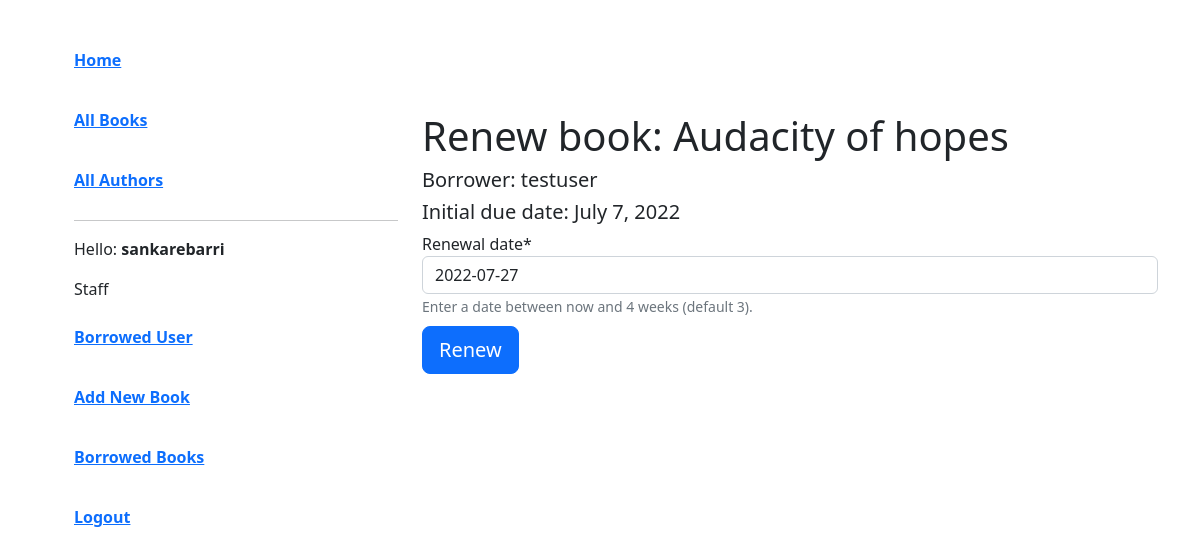
The app's page /users/renew-book/1/renew/ (signed in) with its own data.
### catalog/models.py (models this page shows, shortened)
class BookInstance(models.Model):
    book = models.ForeignKey(Book, on_delete=models.RESTRICT, null=True)
    due_back = models.DateField(null=True, blank=True)
    LOAN_STATUS = (
        ('o', 'On loan'),
        ('m', 'Maintenance'),
        ('a', 'Available'),
        ('r', 'Reserved'),
    )
    status = models.CharField(choices=LOAN_STATUS, max_length=1, blank=True,
                                default='m', help_text='Book availability'
    )
    borrower = models.ForeignKey(User, on_delete=models.SET_NULL, null=True, blank=True)
    class Meta:
        permissions = (('can_mark_returned', 'Set book as returned'), ('can_see_borrower', 'Can see book borrower'),)

class Book(models.Model):
    book_id = models.UUIDField(primary_key=True, default=uuid.uuid4, help_text='unique ID for this book')
    title = models.CharField(max_length=200)
    author = models.ForeignKey(Author, on_delete=models.SET_NULL, null=True)
    isbn = models.IntegerField('ISBN', unique=True, help_text='13 unique integers')
    imprint = models.CharField(max_length=50)
    published_date = models.DateField()
    added_date = models.DateField(auto_now_add=True)
    summary = models.TextField(max_length=1000, help_text='Enter the book summary here')
    genre = models.ManyToManyField(Genre)
    language = models.ForeignKey(Language, on_delete=models.SET_NULL, null=True)
    slug = models.SlugField(null=True, unique=True, blank=True)

### users/views.py (the view)
# urls.py: path('renew-book/<int:pk>/renew/', views.renew_book_librarian, name='renew-book'),
@login_required
@permission_required('catalog.can_mark_returned', raise_exception=True)
def renew_book_librarian(request, pk):
    book_instance = get_object_or_404(BookInstance, pk=pk)
    if request.method == "POST":
        form = RenewBookForm(request.POST)
        if form.is_valid():
            book_instance.due_back = form.cleaned_data['renewal_date']
            if book_instance.due_back < datetime.date.today():
                messages.info(request, 'Invalid date - renewal in past')
                return redirect("renew-book", pk=pk)
            if book_instance.due_back > (datetime.date.today() + datetime.timedelta(weeks=4)):
                messages.info(request, 'Invalid date - renewal more than 4 weeks ahead')
                return redirect("renew-book", pk=pk)
            book_instance.save()
            return redirect('borrowed-books')
    else:
        proposed_renewal_date = datetime.date.today() + datetime.timedelta(weeks=3)
        form = RenewBookForm(initial={'renewal_date':proposed_renewal_date})
    context = {
        'form':form,
        'book_instance':book_instance,
    }
    return render(request, 'users/book_renew_librarian.html', context)

### users/forms.py (shortened to what this page needs)
class RenewBookForm(forms.ModelForm):
    renewal_date = forms.DateField(help_text="Enter a date between now and 4 weeks (default 3).")
    class Meta:
        model = BookInstance
        fields = ['renewal_date']

### templates/users/book_renew_librarian.html (shortened to what this page needs)
{% extends "base.html" %}
{% load crispy_forms_tags %}
{% block content %}
<h1>Renew book: {{ book_instance.book.title }}</h1>
<h5>Borrower: {{ book_instance.borrower }}</h5>
<h5>Initial due date: {{ book_instance.due_back }}</h5>
<form method="POST">
  {{ form|crispy }}
  <input class="btn btn-primary btn-lg mt-2" type="submit" value="Renew">
</form>
{% endblock %}

### templates/base.html (shortened to what this page needs)
{% load static %}
<!doctype html>
<html lang="en">
  <head>
    <link href="https://cdn.jsdelivr.net/npm/bootstrap@5.2.0-beta1/dist/css/bootstrap.min.css" rel="stylesheet">
    <link rel="stylesheet" href="{% static 'css/style.css' %}">
  </head>
  <body>
    <div class="container">
      <div class="row">
        <div class="col-4">
          <ul>
            <li><a href="{% url 'home' %}">Home</a></li>
            <li><a href="{% url 'all-books' %}">All Books</a></li>
            <li><a href="{% url 'all-authors' %}">All Authors</a></li>
            <hr>
            {% if user.is_authenticated %}
              <p>Hello: <strong>{{user.get_username}}</strong></p>
              {% if user.is_staff %}
                <p>Staff</p>
                <li><a href="{% url 'borrowed-users' %}">Borrowed User</a></li>
                <li><a href="{% url 'add-book' %}">Add New Book</a></li>
              {% endif %}
                <li><a href="{% url 'borrowed-books' %}">Borrowed Books</a></li>
                <li><a href="{% url 'logout' %}?next={{request.path}}">Logout</a></li>
            {% else %}
              <li><a href="{% url 'login' %}?next={{request.path}}">Login</a></li>
              <li><a href="{% url 'registration' %}?next={{request.path}}">Sign Up</a></li>
            {% endif %}
          </ul>
        </div>
        <div class="col-8">
          <div class="mt-5 pt-4">
          </div>
          {% block content %}
          {% endblock %}
        </div>
      </div>
    </div>
  </body>
</html>

### static/css/style.css (style rules this page uses)
.container { margin-top: 40px; }
li { list-style: none; margin-bottom: 20px; line-height: 40px; font-weight: bolder; }

### records on screen
BookInstance: book "Audacity of hopes", borrower "testuser", due_back "July 7, 2022"

### other values on screen
{{ user.get_username }} "sankarebarri"
